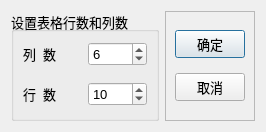
<?xml version="1.0" encoding="UTF-8"?>
<ui version="4.0">
 <class>QWDialogSize</class>
 <widget class="QDialog" name="QWDialogSize">
  <property name="windowModality">
   <enum>Qt::NonModal</enum>
  </property>
  <property name="geometry">
   <rect>
    <x>0</x>
    <y>0</y>
    <width>266</width>
    <height>132</height>
   </rect>
  </property>
  <property name="sizePolicy">
   <sizepolicy hsizetype="Fixed" vsizetype="Fixed">
    <horstretch>0</horstretch>
    <verstretch>0</verstretch>
   </sizepolicy>
  </property>
  <property name="font">
   <font>
    <pointsize>10</pointsize>
   </font>
  </property>
  <property name="windowTitle">
   <string>设置表格行数和列数</string>
  </property>
  <property name="sizeGripEnabled">
   <bool>false</bool>
  </property>
  <property name="modal">
   <bool>false</bool>
  </property>
  <layout class="QHBoxLayout" name="horizontalLayout">
   <item>
    <widget class="QGroupBox" name="groupBox">
     <property name="title">
      <string>设置表格行数和列数</string>
     </property>
     <layout class="QGridLayout" name="gridLayout">
      <property name="verticalSpacing">
       <number>15</number>
      </property>
      <item row="0" column="0">
       <widget class="QLabel" name="label_2">
        <property name="text">
         <string>列  数</string>
        </property>
       </widget>
      </item>
      <item row="0" column="1">
       <widget class="QSpinBox" name="spin_ColCount">
        <property name="minimum">
         <number>1</number>
        </property>
        <property name="maximum">
         <number>500</number>
        </property>
        <property name="value">
         <number>6</number>
        </property>
       </widget>
      </item>
      <item row="1" column="0">
       <widget class="QLabel" name="label">
        <property name="text">
         <string>行  数</string>
        </property>
       </widget>
      </item>
      <item row="1" column="1">
       <widget class="QSpinBox" name="spin_RwoCount">
        <property name="minimum">
         <number>1</number>
        </property>
        <property name="maximum">
         <number>500</number>
        </property>
        <property name="value">
         <number>10</number>
        </property>
       </widget>
      </item>
     </layout>
    </widget>
   </item>
   <item>
    <widget class="QFrame" name="frame">
     <property name="maximumSize">
      <size>
       <width>90</width>
       <height>16777215</height>
      </size>
     </property>
     <property name="frameShape">
      <enum>QFrame::StyledPanel</enum>
     </property>
     <property name="frameShadow">
      <enum>QFrame::Raised</enum>
     </property>
     <layout class="QVBoxLayout" name="verticalLayout">
      <item>
       <widget class="QPushButton" name="btnOK">
        <property name="text">
         <string>确定</string>
        </property>
        <property name="icon">
         <iconset resource="res.qrc">
          <normaloff>:/icons/images/704.bmp</normaloff>:/icons/images/704.bmp</iconset>
        </property>
       </widget>
      </item>
      <item>
       <widget class="QPushButton" name="btnCancel">
        <property name="text">
         <string>取消</string>
        </property>
        <property name="icon">
         <iconset resource="res.qrc">
          <normaloff>:/icons/images/706.bmp</normaloff>:/icons/images/706.bmp</iconset>
        </property>
       </widget>
      </item>
     </layout>
    </widget>
   </item>
  </layout>
 </widget>
 <resources>
  <include location="res.qrc"/>
 </resources>
 <connections>
  <connection>
   <sender>btnOK</sender>
   <signal>clicked()</signal>
   <receiver>QWDialogSize</receiver>
   <slot>accept()</slot>
   <hints>
    <hint type="sourcelabel">
     <x>231</x>
     <y>33</y>
    </hint>
    <hint type="destinationlabel">
     <x>272</x>
     <y>31</y>
    </hint>
   </hints>
  </connection>
  <connection>
   <sender>btnCancel</sender>
   <signal>clicked()</signal>
   <receiver>QWDialogSize</receiver>
   <slot>reject()</slot>
   <hints>
    <hint type="sourcelabel">
     <x>192</x>
     <y>80</y>
    </hint>
    <hint type="destinationlabel">
     <x>197</x>
     <y>119</y>
    </hint>
   </hints>
  </connection>
 </connections>
</ui>
